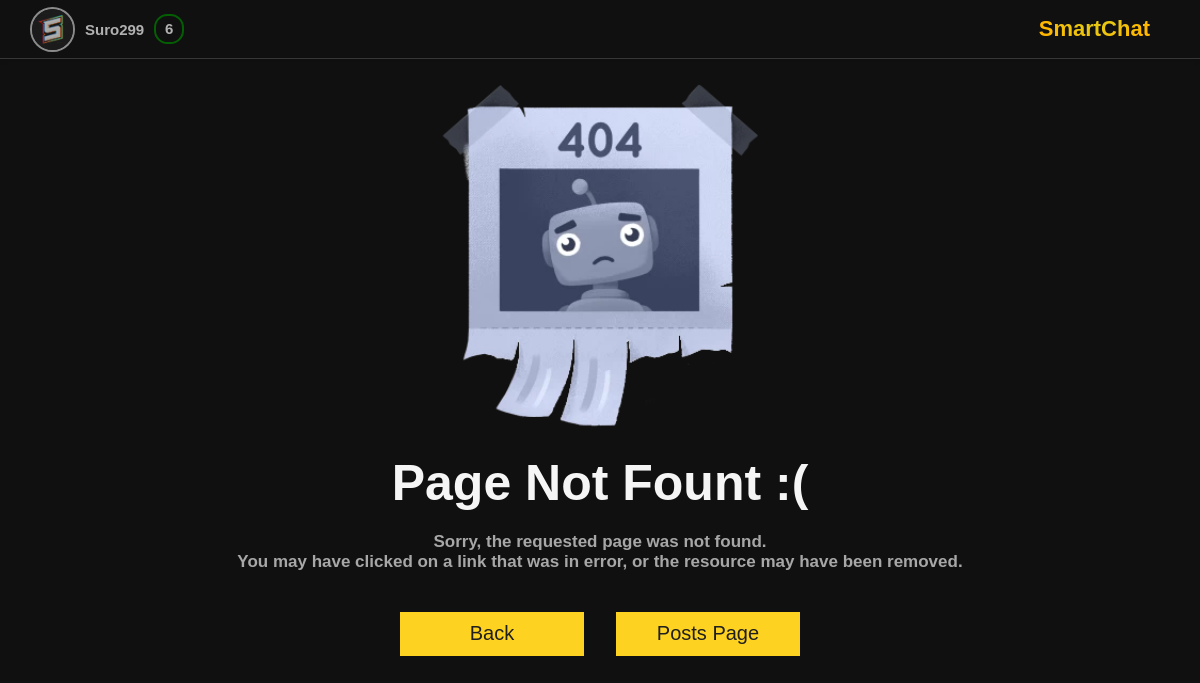
Screenshot of /ftf/ (signed in) with the database file from the repository.
### users/models.py (models this page shows, shortened)
class CustomUser(AbstractBaseUser, PermissionsMixin):
    ACTIVITY_CHOICES = (
        ('all', 'all'),
        ('friends', 'friends'),
        ('nobody', 'nobody'),
    )
    AVATAR_CHOICES = (
        ('all', 'all'),
        ('friends', 'friends'),
    )
    username = models.CharField(_("User name"), max_length = 255, unique = True)
    first_name = models.CharField(_("User First Name"), max_length = 100, blank = True)
    last_name = models.CharField(_("User Last Name"), max_length = 100, blank = True)
    email = models.EmailField(_("email address"), blank = True, default = "",)
    avatar = models.ImageField(_("User avatar"), blank = True, default = "default_avatar.png",)
    description = models.TextField(_("User Description"), blank = True, default = "No BIO")
    subscribers_set = models.ManyToManyField('CustomUser', blank = True, related_name = 'subscriptions')
    posts_posted = models.PositiveBigIntegerField(_("posts_posted"), default = 0)
    reactions = models.PositiveBigIntegerField(_("reactions"), default = 0)
    points = models.PositiveBigIntegerField(_("points"), default = 0)
    level = models.PositiveIntegerField("User level", default = 1)
    exp = models.PositiveIntegerField("User Exp", default = 0)
    favorites = models.ManyToManyField('main.PostsModel', blank = True)
    subscription_set = models.ManyToManyField('CustomUser', blank = True, related_name = 'subscribers')
    friends_set = models.ManyToManyField('CustomUser', blank = True, related_name = 'friends')
    is_staff = models.BooleanField(default = False)
    is_active = models.BooleanField(default = True)
    date_joined = models.DateTimeField(auto_created=True, default=timezone.now)
    avatar_visibility = models.CharField(max_length=7, choices= AVATAR_CHOICES, default='all')
    activity_visibility = models.CharField(max_length=7, choices= ACTIVITY_CHOICES, default='all')
    show_likes = models.BooleanField("Show Likes", default = False)
    show_dislikes = models.BooleanField("Show Dislikes", default = False)
    show_favorites = models.BooleanField("Show Favorites", default = False)
    USERNAME_FIELD = "username"
    REQUIRED_FIELDS = ["email"]
    objects = CustomUserManager()

### main/views.py (the view)
# urls.py: path("ftf/", views.ftf, name = "ftf"),
def ftf(request):
    return render(request, "main/404.html")

### main/templates/main/404.html (shortened to what this page needs)
{% extends 'main/base.html' %}
{% load static %}
{% block css %}
    <link rel="stylesheet" href="{% static 'main/css/404/style.css'%}">
{% endblock %}
{% block main %}
    <main>
        <img src="{% static 'main/img/404_img.png'%}" alt="">
        <h1> Page Not Fount :( </h1>
        <h3>
            Sorry, the requested page was not found. <br>
            You may have clicked on a link that was in error,
            or the resource may have been removed.
        </h3>
        <div>
            <a>
                <button onclick="history.back()"> Back </button>
            </a>
            <a href="{% url 'posts' %}">
                <button> Posts Page </button>
            </a>
        </div>
    </main>
{% endblock %}

### main/templates/main/base.html (shortened to what this page needs)
{% load static %}
<!DOCTYPE html>
<html lang="en">
  <head>
    <link rel="stylesheet" href="{% static 'main/css/dop/header/style.css'%}" />
    <link
      rel="stylesheet"
      href="{% static 'main/css/dop/set_menu/style.css' %}"
    />
    {% block css %} {% endblock %}
  </head>
  <body>
    <header>
      <div onclick="OpenSettingsWindow()">
        <span>
          <img src="{{ user.avatar.url }}" alt="User Avatar" />
        </span>
        <h1>{{ user.username }}</h1>
        {% if user.level < 10 %}
        <div style="border-color: green">
          <h1>{{ user.level }}</h1>
        </div>
        {% endif %}
      </div>
      <div>
        <h1>SmartChat</h1>
      </div>
    </header>
    {% block main %} {% endblock %}
  </body>
</html>

### main/static/main/css/dop/header/style.css (style rules this page uses)
header { grid-area: 1 / 1 / 2 / 7; border-bottom: 1px solid #373737; display: flex; justify-content: space-between; align-items: center; padding: 10px; background-color: #101010; box-shadow: 0 2px 4px rgba(0, 0, 0, 0.1); padding: 0 3rem; z-index: 5; }
header > div:nth-child(1) { opacity: 70%; display: flex; align-items: center; transition: 0.2s; margin-right: 2rem; }
header > div:nth-child(1) > span { width: 4.5rem; height: 4.5rem; border-radius: 50%; border: 2px solid silver; margin-right: 1rem; border-radius: 50%; outline: hidden; overflow: hidden; display: flex; justify-content: center; align-content: center; }
header > div:nth-child(1) > span > img { height: 100%; border-radius: 50%; }
header > div:nth-child(1) > h1 { user-select: none; font-weight: bold; font-size: 1.5rem; margin-right: 1rem; }
header > div:nth-child(1) > div { width: 3rem; height: 3rem; display: flex; justify-content: center; align-items: center; border: 2px solid gold; border-radius: 45%; }
header > div:nth-child(1) > div > h1 { width: 100%; height: 100%; display: flex; justify-content: center; align-items: center; padding-bottom: 0.2rem; font-size: 1.5rem; user-select: none; }
header > div:nth-child(4) { height: 5rem; display: flex; margin-right: 2rem; }
header > div:nth-child(4) > h1 { display: flex; align-items: center; font-size: 2.2rem; background: radial-gradient(ellipse farthest-side at top center, #e8c812 50%, #ffb700 100%); background-clip: text; -webkit-background-clip: text; -webkit-text-fill-color: transparent; }

### main/static/main/css/404/style.css (style rules this page uses)
* { margin: 0; padding: 0; box-sizing: border-box; text-decoration: none; }
html { font-size: 10px; font-family: Arial, Helvetica, sans-serif; color: whitesmoke; }
body { background-color: #101010; width: 100%; height: 100vh; display: grid; grid-template-columns: 0.8fr repeat(4, 1fr) 0.8fr; grid-template-rows: 0.4fr repeat(5, 1fr); grid-column-gap: 0px; grid-row-gap: 0px; }
main { grid-area: 2 / 1 / 7 / 7; padding: 3rem 0 15rem 0; height: auto; display: flex; justify-content: center; align-items: center; flex-direction: column; text-align: center; }
main > img { width: 35rem; }
main > h1 { font-size: 5rem; margin: 2rem 0; }
main > h3 { color: #a7a7a7; font-size: 1.7rem; margin-bottom: 2rem; }
main > div { margin-top: 2rem; width: 40rem; display: flex; justify-content: space-between; flex-direction: row; }
main > div > a { width: 46%; height: 4.4rem; }
main > div > a > button { width: 100%; height: 100%; color: #1f1f1f; padding: 1rem 2.5rem; background: transparent; cursor: pointer; transition: all 0.3s ease; position: relative; display: inline-block; outline: none; background: #fed221; border: none; z-index: 1; font-size: 2rem; }
main > div > a > button::after { position: absolute; content: ""; width: 0; height: 100%; top: 0; right: 0; z-index: -1; background-color: #ffef3d; transition: all 0.3s ease; }

### rows the page displays
CustomUser: avatar (picture), username "Suro299", level "6"
